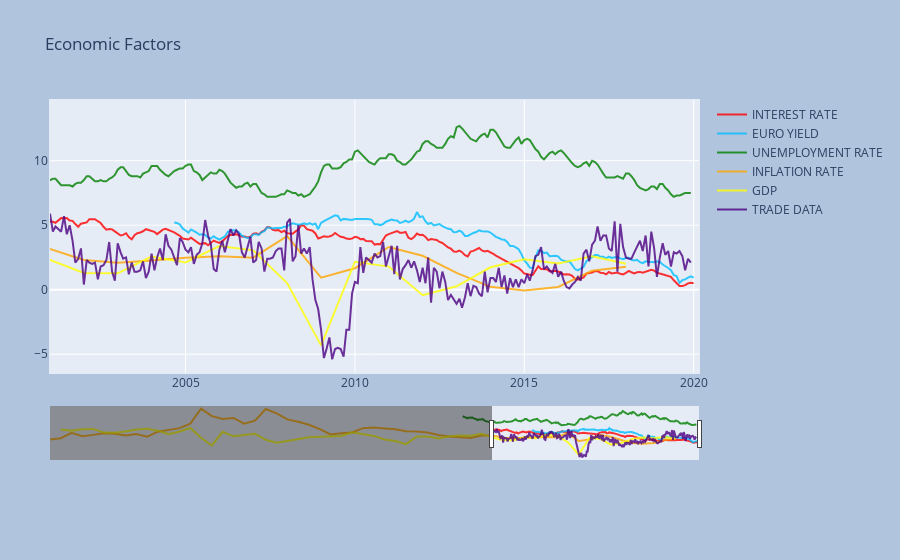

Notebook code for this chart:
### Code cell
fig =go.Figure()

fig.add_trace(go.Scatter(
                x=interest_data.index,
                y=interest_data['Interest rates - monthly data'],
                name='INTEREST RATE',
                line_color='Red',
                opacity=0.8))
fig.add_trace(go.Scatter(
                x=euro_data.index,
                y=euro_data['Euro yield curves - monthly data'],
                name='EURO YIELD',
                line_color='deepskyblue',
                opacity=0.8))
fig.add_trace(go.Scatter(
                x=unemployment_data.index,
                y=unemployment_data['Unemployment by sex and age - monthly average'],
                name='UNEMPLOYMENT RATE',
                line_color='green',
                opacity=0.8))
fig.add_trace(go.Scatter(
                x=inflation_data.index,
                y=inflation_data['World Development Indicators'],
                name='INFLATION RATE',
                line_color='orange',
                opacity=0.8))
fig.add_trace(go.Scatter(
                x=GDP_data.index,
                y=GDP_data['World Development Indicators'],
                name='GDP',
                line_color='yellow',
                opacity=0.8))
fig.add_trace(go.Scatter(
                x=retail_trade_data.index,
                y=retail_trade_data['Turnover and volume of sales in wholesale and retail trade - monthly data'],
                name='TRADE DATA',
                line_color='indigo',
                opacity=0.8))





fig.update_layout(xaxis_range=['2001-01-01',datetime.datetime.today()],
                 title_text='Economic Factors',
                  xaxis_rangeslider_visible=True)

fig.update_layout(
    margin=dict(autoexpand=True, l=50, r=50, t=100, b=100, pad=0.5),
    paper_bgcolor="LightSteelBlue"
)
fig.show()

### Figure 1 — Plotly figure (JSON) as saved in the notebook; plotly's stock layout.template omitted (floating-point values rounded to 4 significant figures; data arrays with more than 128 entries replaced by an {"elided": "..."} marker saying what was removed)
{"data": [{"line": {"color": "Red"}, "name": "INTEREST RATE", "opacity": 0.8, "type": "scatter", "x": {"elided": "229 str values"}, "y": {"elided": "229 float values"}}, {"line": {"color": "deepskyblue"}, "name": "EURO YIELD", "opacity": 0.8, "type": "scatter", "x": {"elided": "185 str values"}, "y": {"elided": "185 float values"}}, {"line": {"color": "green"}, "name": "UNEMPLOYMENT RATE", "opacity": 0.8, "type": "scatter", "x": {"elided": "261 str values"}, "y": {"elided": "261 float values"}}, {"line": {"color": "orange"}, "name": "INFLATION RATE", "opacity": 0.8, "type": "scatter", "x": ["1960", "1961", "1962", "1963", "1964", "1965", "1966", "1967", "1968", "1969", "1970", "1971", "1972", "1973", "1974", "1975", "1976", "1977", "1978", "1979", "1980", "1981", "1982", "1983", "1984", "1985", "1986", "1987", "1988", "1989", "1990", "1991", "1992", "1993", "1994", "1995", "1996", "1997", "1998", "1999", "2000", "2001", "2002", "2003", "2004", "2005", "2006", "2007", "2008", "2009", "2010", "2011", "2012", "2013", "2014", "2015", "2016", "2017", "2018", "2019"], "y": [1.537, 2.104, 4.196, 2.876, 3.388, 4.065, 3.874, 3.183, 3.721, 2.692, 4.639, 5.319, 6.035, 7.809, 13.65, 10.72, 9.625, 10.04, 7.799, 8.976, 13.52, 11.82, 9.471, 8.518, 7.371, 5.613, 3.553, 4.067, 4.345, 6.01, 6.303, 5.934, 5.598, 4.791, 4.709, 4.325, 3.314, 2.724, 2.4, 2.146, 3.096, 3.152, 2.306, 2.084, 2.256, 2.47, 2.6, 2.485, 4.159, 0.9293, 1.666, 3.31, 2.63, 1.31, 0.2202, -0.05421, 0.2167, 1.469, 1.776, "NA"]}, {"line": {"color": "yellow"}, "name": "GDP", "opacity": 0.8, "type": "scatter", "x": ["1960", "1961", "1962", "1963", "1964", "1965", "1966", "1967", "1968", "1969", "1970", "1971", "1972", "1973", "1974", "1975", "1976", "1977", "1978", "1979", "1980", "1981", "1982", "1983", "1984", "1985", "1986", "1987", "1988", "1989", "1990", "1991", "1992", "1993", "1994", "1995", "1996", "1997", "1998", "1999", "2000", "2001", "2002", "2003", "2004", "2005", "2006", "2007", "2008", "2009", "2010", "2011", "2012", "2013", "2014", "2015", "2016", "2017", "2018", "2019"], "y": ["NA", 5.536, 4.979, 5.579, 5.723, 4.275, 4.198, 4.684, 5.5, 5.804, 5.043, 3.634, 4.712, 6.108, 2.23, -0.7712, 4.606, 2.815, 3.224, 3.83, 1.473, 0.3208, 0.9806, 1.83, 2.454, 2.615, 2.666, 2.931, 4.403, 3.722, 2.982, 1.576, 1.019, -0.2219, 2.778, 2.705, 1.966, 2.871, 3.111, 3.029, 3.84, 2.301, 1.295, 1.267, 2.569, 2.115, 3.389, 3.049, 0.5156, -4.315, 2.168, 1.791, -0.4228, 0.2647, 1.739, 2.353, 2.039, 2.598, 2.015, "NA"]}, {"line": {"color": "indigo"}, "name": "TRADE DATA", "opacity": 0.8, "type": "scatter", "x": {"elided": "228 str values"}, "y": {"elided": "228 float values"}}], "layout": {"margin": {"autoexpand": true, "b": 100, "l": 50, "pad": 0.5, "r": 50, "t": 100}, "paper_bgcolor": "LightSteelBlue", "title": {"text": "Economic Factors"}, "xaxis": {"range": ["2001-01-01", "2020-02-27T09:33:13.084149"], "rangeslider": {"visible": true}}}}
